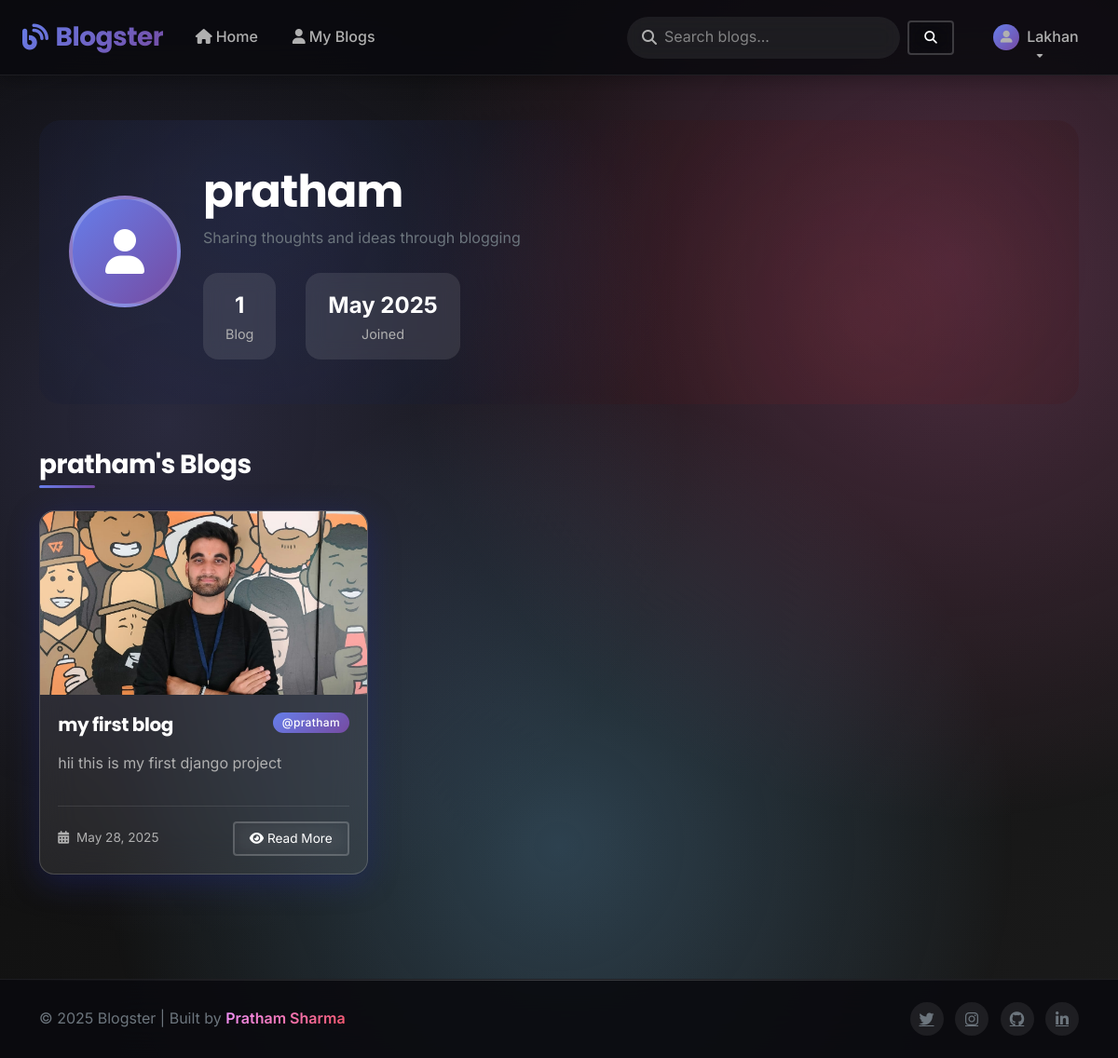
The page /tweet/1/profile/ (signed in) on the database its author committed.
### tweet/models.py (models this page shows, shortened)
class Tweet(models.Model):
    user= models.ForeignKey(User,on_delete=models.CASCADE)
    title=models.TextField(max_length=240,default='my first blog')
    text=models.TextField(max_length=240)
    photo=models.ImageField(upload_to='photos/',blank=True,null=True)
    created_at=models.DateTimeField(auto_now_add=True)
    updated_at=models.DateTimeField( auto_now=True)
    likes = models.ManyToManyField(User, related_name='liked_tweets', blank=True)

### tweet/views.py (the view)
# urls.py: path('<int:user_id>/profile/', views.user_profile, name='user_profile'),
def user_profile(request, user_id):
    user = get_object_or_404(User, id=user_id)
    tweets = Tweet.objects.filter(user=user).order_by('-created_at')
    return render(request, 'user_profile.html', {
        'profile_user': user,
        'mytweets': tweets
    })

### tweet/templates/user_profile.html (shortened to what this page needs)
{% extends "layout.html" %}
{% block content %}
<div class="container">
  <div class="profile-header">
    <div class="row align-items-center">
      <div class="col-md-8">
        <div class="d-flex align-items-center flex-column flex-md-row">
          <div class="profile-avatar me-md-4">
            {% if mytweets and mytweets.0.user.profile_picture %}
              <img src="{{ mytweets.0.user.profile_picture.url }}" alt="{{ mytweets.0.user.username }}'s avatar" />
            {% else %}
              <i class="fas fa-user"></i>
            {% endif %}
          </div>
          <div class="text-center text-md-start">
            <h1 class="display-5 fw-bold mb-2">
              {% if mytweets %}{{ mytweets.0.user.username }}{% else %}User{% endif %}
            </h1>
            <p class="text-secondary mb-0">
              {% if mytweets and mytweets.0.user.bio %}
                {{ mytweets.0.user.bio }}
              {% else %}
                Sharing thoughts and ideas through blogging
              {% endif %}
            </p>
            <div class="profile-stats">
              <div class="stat-item">
                <div class="stat-number">{{ mytweets|length }}</div>
                <div class="stat-label">Blog{{ mytweets|length|pluralize }}</div>
              </div>
              <div class="stat-item">
                <div class="stat-number">
                  {% if mytweets and mytweets.0.user.date_joined %}
                    {{ mytweets.0.user.date_joined|date:"M Y" }}
                  {% else %}
                    Recently
                  {% endif %}
                </div>
                <div class="stat-label">Joined</div>
              </div>
            </div>
          </div>
        </div>
      </div>
    </div>
  </div>
  {% if mytweets %}
    <h2 class="section-title">
      {% if mytweets %}{{ mytweets.0.user.username }}'s Blogs{% else %}Blogs{% endif %}
    </h2>
    <div class="tweet-grid">
      {% for tweet in mytweets %}
      <div class="glass-card tweet-card animate-on-scroll">
        <a href="{% url 'tweet' tweet.id %}" class="text-decoration-none">
          <div class="tweet-image-container">
            {% if tweet.photo %}
              <img
                src="{{ tweet.photo.url }}"
                class="tweet-image"
                alt="{{ tweet.title }}"
              />
            {% else %}
              <div class="tweet-image d-flex align-items-center justify-content-center" style="background: var(--primary-gradient);">
                <i class="fas fa-blog fa-3x text-white"></i>
              </div>
            {% endif %}
          </div>
        </a>
        <div class="tweet-content">
          <div class="d-flex justify-content-between align-items-start mb-3">
            <h3 class="tweet-title text-white mb-0">{{ tweet.title }}</h3>
            <span class="badge bg-primary-custom rounded-pill">
              @{{ tweet.user.username }}
            </span>
          </div>
          <p class="tweet-text">{{ tweet.text|truncatechars:120 }}</p>
          {% if mytweets.0.user == request.user %}
          <div class="tweet-actions">
            <a
              href="{% url 'tweet_detail' tweet.id %}"
              class="btn btn-outline-custom btn-sm"
            >
              <i class="fas fa-eye me-1"></i>View
            </a>
            <div class="d-flex gap-2">
              <a
                href="{% url 'tweet_edit' tweet.id %}"
                class="btn btn-outline-custom btn-sm"
              >
                <i class="fas fa-edit me-1"></i>Edit
              </a>
              <a
                href="{% url 'tweet_delete' tweet.id %}"
                class="btn btn-outline-danger btn-sm"
              >
                <i class="fas fa-trash me-1"></i>
              </a>
            </div>
          </div>
          {% else %}
          <div class="tweet-meta">
            <div>
              <i class="fas fa-calendar-alt me-1"></i>
              {{ tweet.created_at|date:"M d, Y" }}
            </div>
            <a
              href="{% url 'tweet_detail' tweet.id %}"
              class="btn btn-outline-custom btn-sm"
            >
              <i class="fas fa-eye me-1"></i>Read More
            </a>
          </div>
          {% endif %}
        </div>
      </div>
      {% endfor %}
    </div>
  {% endif %}
</div>
{% endblock %}

### templates/layout.html (shortened to what this page needs)
<!DOCTYPE html>
<html lang="en">
  <head>
    <link
      href="https://cdn.jsdelivr.net/npm/bootstrap@5.3.6/dist/css/bootstrap.min.css"
      rel="stylesheet"
    />
    <link
      rel="stylesheet"
      href="https://cdnjs.cloudflare.com/ajax/libs/font-awesome/6.4.0/css/all.min.css"
    />
  </head>
  <body class="d-flex flex-column min-vh-100">
    <nav class="navbar navbar-expand-lg navbar-dark sticky-top">
      <div class="container-fluid px-4">
        <a
          class="navbar-brand d-flex align-items-center"
          href="{% url 'home' %}"
        >
          <i class="fas fa-blog me-2"></i>Blogster
        </a>
        <div class="collapse navbar-collapse" id="navbarNav">
          <ul class="navbar-nav me-auto mb-2 mb-lg-0">
            <li class="nav-item">
              <a class="nav-link" href="{% url 'tweet_list' %}">
                <i class="fas fa-home me-1"></i>Home
              </a>
            </li>
            <li class="nav-item">
              <a class="nav-link" href="{% url 'my_tweets' %}">
                <i class="fas fa-user me-1"></i>My Blogs
              </a>
            </li>
          </ul>
          <form
            class="d-flex align-items-center me-4"
            method="get"
            action="{% url 'tweet_search' %}"
          >
            <div class="search-container position-relative">
              <i class="fas fa-search search-icon"></i>
              <input
                class="search-input border-0"
                type="search"
                name="q"
                placeholder="Search blogs..."
              />
            </div>
            <button class="btn btn-outline-custom btn-sm ms-2" type="submit">
              <i class="fas fa-search"></i>
            </button>
          </form>
          <ul class="navbar-nav">
            {% if user.is_authenticated %}
            <li class="nav-item dropdown">
              <a
                class="nav-link dropdown-toggle d-flex align-items-center"
                href="#"
                role="button"
                data-bs-toggle="dropdown"
              >
                <div class="d-flex align-items-center">
                  <div
                    class="me-2"
                    style="
                      width: 28px;
                      height: 28px;
                      background: var(--primary-gradient);
                      border-radius: 50%;
                      display: flex;
                      align-items: center;
                      justify-content: center;
                    "
                  >
                    <i class="fas fa-user-alt" style="font-size: 0.8rem"></i>
                  </div>
                  <span>{{ user.username }}</span>
                </div>
              </a>
            </li>
            {% endif %}
          </ul>
        </div>
      </div>
    </nav>
    <main class="flex-grow-1">
      <main class="container-fluid px-4 py-5 page-transition">
        {% block content %}{% endblock %}
      </main>
    </main>
    <footer class="footer text-center py-4">
      <div class="container">
        <div class="row align-items-center">
          <div class="col-md-6 text-md-start">
            <p class="mb-0 text-secondary">
              &copy; 2025 Blogster | Built by
              <span class="secondary-gradient-text fw-semibold"
                >Pratham Sharma</span
              >
            </p>
          </div>
          <div class="col-md-6 text-md-end mt-3 mt-md-0">
            <div class="social-links">
              <a href="https://x.com/Pratham16092004" class="text-secondary me-2"
                ><i class="fab fa-twitter"></i
              ></a>
              <a href="https://www.instagram.com/_pratham_169/" class="text-secondary me-2"
                ><i class="fab fa-instagram"></i
              ></a>
              <a href="https://github.com/PrathamSharma169" class="text-secondary me-2"
                ><i class="fab fa-github"></i
              ></a>
              <a href="https://www.linkedin.com/in/pratham-sharma-9a5307251/" class="text-secondary"
                ><i class="fab fa-linkedin-in"></i
              ></a>
            </div>
          </div>
        </div>
      </div>
    </footer>
  </body>
</html>

### tweet/templates/user_profile.html (style rules this page uses)
.profile-header { background: rgba(0, 0, 0, 0.2); border-radius: var(--border-radius-lg); padding: 3rem 2rem; margin-bottom: 3rem; position: relative; overflow: hidden; }
.profile-header::before { content: ""; position: absolute; top: 0; left: 0; width: 100%; height: 100%; background: radial-gradient( circle at 20% 30%, rgba(102, 126, 234, 0.2) 0%, transparent 50% ), radial-gradient( circle at 80% 70%, rgba(245, 87, 108, 0.2) 0%, transparent 50% ); z-index: -1; }
.profile-avatar { width: 120px; height: 120px; border-radius: 50%; background: var(--primary-gradient); display: flex; align-items: center; justify-content: center; font-size: 3rem; color: white; margin-bottom: 1.5rem; border: 4px solid rgba(255, 255, 255, 0.2); overflow: hidden; }
.profile-stats { display: flex; gap: 2rem; margin-top: 1.5rem; }
.stat-item { text-align: center; padding: 1rem 1.5rem; background: rgba(255, 255, 255, 0.1); border-radius: var(--border-radius-md); backdrop-filter: blur(10px); }
.stat-number { font-size: 1.5rem; font-weight: 700; color: var(--primary-color); }
.stat-label { font-size: 0.9rem; color: var(--text-secondary); }
.tweet-grid { display: grid; grid-template-columns: repeat(auto-fill, minmax(320px, 1fr)); gap: 1.8rem; }
.tweet-card { height: 100%; display: flex; flex-direction: column; position: relative; }
.tweet-card::after { content: ""; position: absolute; top: 0; left: 0; width: 100%; height: 100%; background: linear-gradient( to bottom, transparent 70%, rgba(0, 0, 0, 0.7) 100% ); border-radius: var(--border-radius-md); opacity: 0; transition: opacity 0.3s ease; pointer-events: none; z-index: 1; }
.tweet-image-container { position: relative; overflow: hidden; border-radius: var(--border-radius-md) var(--border-radius-md) 0 0; }
.tweet-image { aspect-ratio: 16/9; object-fit: cover; width: 100%; transition: transform 0.5s ease; }
.tweet-content { flex: 1; display: flex; flex-direction: column; padding: 1.2rem; }
.tweet-title { font-weight: 700; font-size: 1.25rem; line-height: 1.3; margin-bottom: 0.5rem; display: -webkit-box; -webkit-line-clamp: 2; -webkit-box-orient: vertical; overflow: hidden; }
.tweet-text { color: var(--text-secondary); display: -webkit-box; -webkit-line-clamp: 3; -webkit-box-orient: vertical; overflow: hidden; flex-grow: 1; }
.tweet-meta { display: flex; justify-content: space-between; align-items: center; margin-top: 1rem; padding-top: 1rem; border-top: 1px solid rgba(255, 255, 255, 0.1); font-size: 0.85rem; color: var(--text-secondary); }
.section-title { font-size: 1.75rem; font-weight: 700; margin-bottom: 2rem; color: white; position: relative; }
.section-title::after { content: ""; position: absolute; bottom: -8px; left: 0; width: 60px; height: 3px; background: var(--primary-gradient); border-radius: 2px; }

### rows shown on the page
Tweet: user.username "pratham", user.date_joined "May 2025", photo (placeholder picture), title "my first blog", text "hii this is my first django project", created_at "May 28, 2025"

### other values the page prints
{{ user.username }} "Lakhan"
{{ mytweets|length }} "1"
